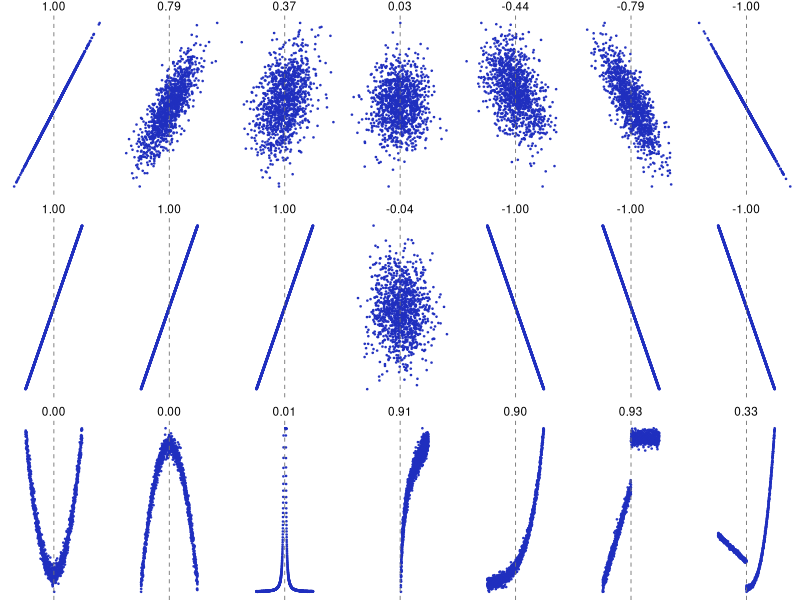

The R source for this figure:
library(tidyverse)

set.seed(123)

n <- 1200

make_linear_noisy <- function(target_r, n = 1200) {
  x <- rnorm(n)
  if (abs(target_r) == 1) {
    y <- target_r * x
  } else {
    y <- target_r * x + sqrt(1 - target_r^2) * rnorm(n)
  }
  tibble(x = x, y = y)
}

make_affine <- function(slope, intercept = 0, n = 1200, noise_sd = 0) {
  x <- seq(-2, 2, length.out = n)
  y <- intercept + slope * x + rnorm(n, sd = noise_sd)
  tibble(x = x, y = y)
}

make_poly_rdd <- function(degree, jump = 0.8, n = 1200, noise_sd = 0.15) {
  x <- runif(n, -2, 2)
  poly_mat <- poly(x, degree, raw = TRUE)
  coeffs <- rnorm(ncol(poly_mat))  # Korrekte Anzahl Koeffizienten
  y <- c(poly_mat %*% coeffs)
  y <- y + if_else(x >= 0, jump, 0) + rnorm(n, sd = noise_sd)
  tibble(x = x, y = y)
}

# Row 1: Linear mit verschiedenen r
row1_targets <- c(1, 0.8, 0.4, 0, -0.4, -0.8, -1)
row1 <- map_dfr(seq_along(row1_targets), \(i) {
  make_linear_noisy(row1_targets[i], n) |>
    mutate(row = 1, col = i)
})

# Row 2: Perfekte positive Korrelationen mit unterschiedlichen Steigungen + r = 0 in Spalte 4
row2_col1 <- make_affine(slope = 0.4, intercept = -0.2, n = n, noise_sd = 0) |>
  mutate(row = 2, col = 1)

row2_col4 <- make_linear_noisy(0, n) |>
  mutate(row = 2, col = 4)

row2_specs <- tribble(
  ~col, ~slope, ~intercept, ~noise_sd,
  2,  2.0,  0.8, 0,
  3,  1.0, -0.6, 0,
  5, -0.4,  0.2, 0,
  6, -1.0, -0.6, 0,
  7, -2.0,  0.8, 0
)

row2_rest <- pmap_dfr(row2_specs, \(col, slope, intercept, noise_sd) {
  make_affine(slope, intercept, n, noise_sd) |>
    mutate(row = 2, col = col)
})

row2 <- bind_rows(row2_col1, row2_rest, row2_col4)

# Row 3: Gewünschte Funktionen und Diskontinuitäten
row3 <- map_dfr(1:7, \(i) {
  df <- switch(
    as.character(i),
    `1` = {
      x <- seq(-2, 2, length.out = n)
      tibble(x = x, y = 1 + x^2 + rnorm(n, sd = 0.15))
    },
    `2` = {
      x <- seq(-2, 2, length.out = n)
      tibble(x = x, y = 1 - x^2 + rnorm(n, sd = 0.15))
    },
    `3` = {
      x <- seq(-2, 2, length.out = n)
      x <- if_else(abs(x) < 0.08, 0.08 * sign(x + 0.1), x)
      tibble(x = x, y = 1 / (x^2) + rnorm(n, sd = 0.15))
    },
    `4` = {
      x <- seq(0.05, 2, length.out = n)
      tibble(x = x, y = 1 + log(x) + rnorm(n, sd = 0.15))
    },
    `5` = {
      x <- seq(-2, 2, length.out = n)
      tibble(x = x, y = 1 + exp(x) + rnorm(n, sd = 0.15))
    },
    `6` = {
      x <- seq(-2, 2, length.out = n)
      y <- if_else(x <= 0, x + 1, 2)
      tibble(x = x, y = y + rnorm(n, sd = 0.08))
    },
    `7` = {
      x <- seq(-2, 2, length.out = n)
      y <- if_else(x <= 0, 2 - x, x^2 + x^3)
      tibble(x = x, y = y + rnorm(n, sd = 0.08))
    }
  )

  df |>
    mutate(row = 3, col = i)
})

plot_df <- bind_rows(row1, row2, row3) |>
  group_by(row, col) |>
  mutate(r = cor(x, y)) |>
  ungroup() |>
  mutate(
    panel_id = (row - 1) * 7 + col,
    panel = factor(panel_id, levels = 1:21),
    r_label = sprintf("%.2f", r)
  )

label_map <- plot_df |>
  distinct(panel, r_label) |>
  arrange(as.integer(panel)) |>
  deframe()

p <- ggplot(plot_df, aes(x, y)) +
  geom_point(color = "#1f2fbf", size = 0.25, alpha = 0.9) +
  geom_vline(
    data = plot_df |> filter(row == 3, col %in% c(6, 7)),
    xintercept = 0,
    linetype = "dashed",
    color = "grey45",
    linewidth = 0.3
  ) +
  facet_wrap(~ panel, nrow = 3, scales = "free_y", labeller = labeller(panel = label_map)) +
  theme_void(base_size = 11) +
  theme(
    strip.text = element_text(size = 8.5, face = "plain", margin = margin(b = 2)),
    strip.background = element_blank(),
    panel.spacing = unit(0.4, "lines"),
    panel.background = element_rect(fill = "white", color = NA),
    plot.background = element_rect(fill = "white", color = NA)
  )

p
